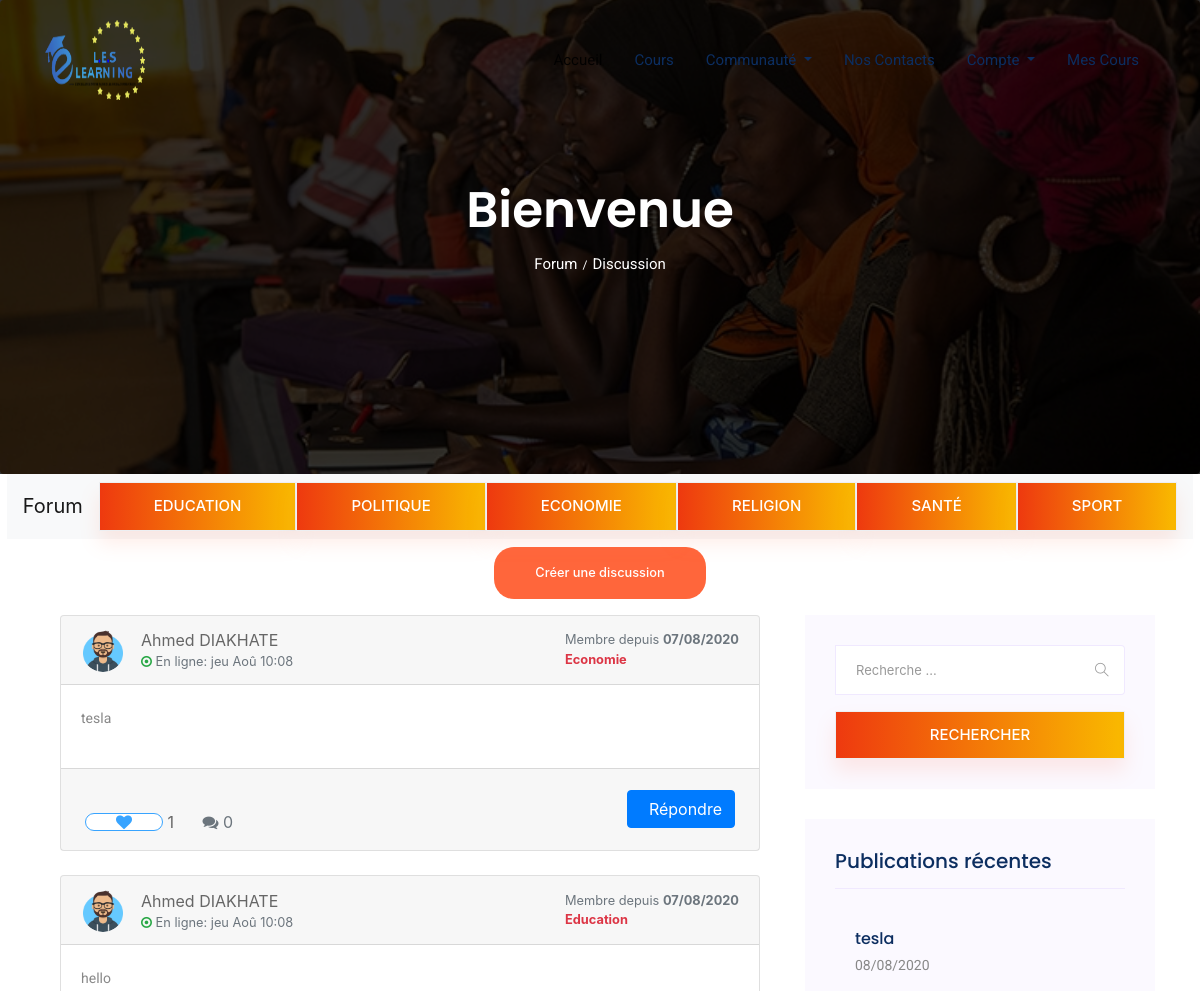
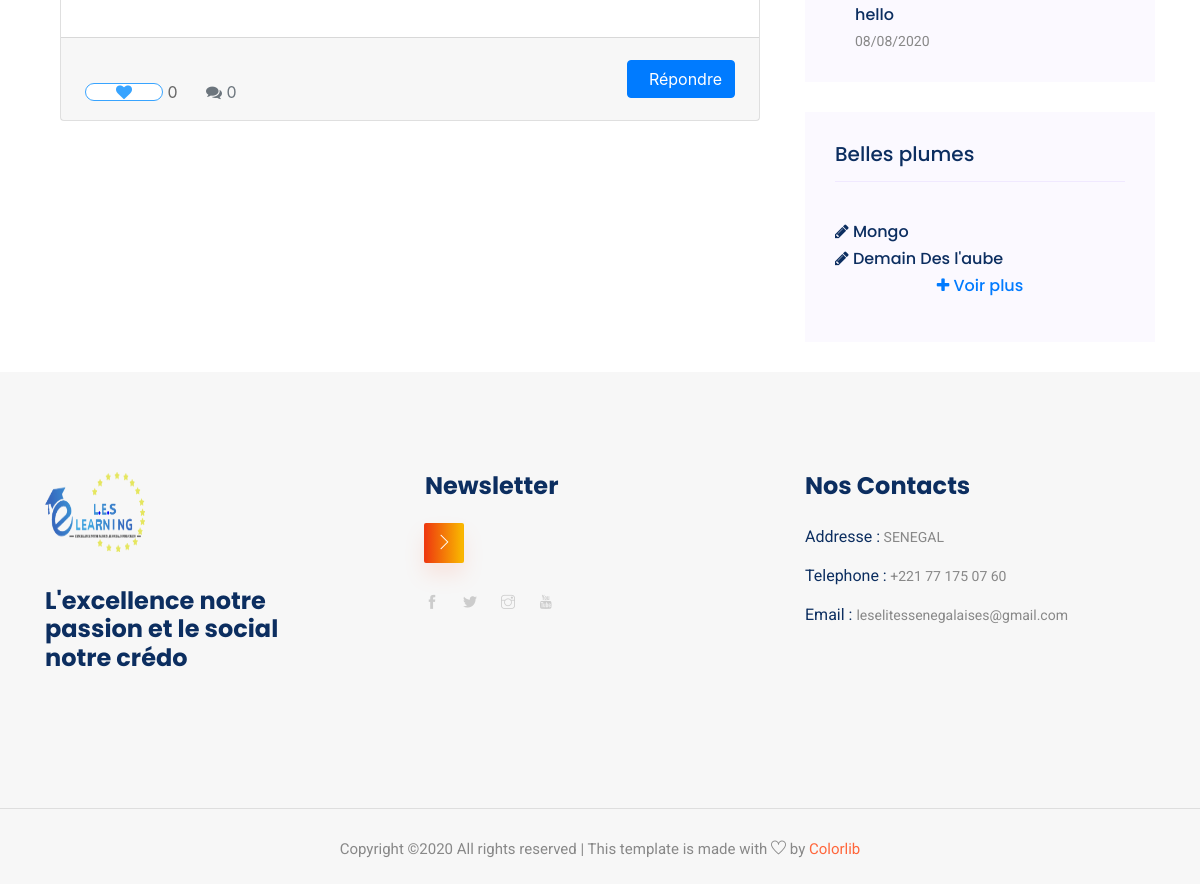
The page /blog/forum on the database its author committed (2 pictures, top to bottom).
### Blog_Forum/models.py (models this page shows, shortened)
class Message(models.Model):
    sjt = (
        ("Politique","politique"),
        ("Education","education"),
        ("Economie","économie"),
        ("Santé","santé"),
        ("Sport","sport"),
        ("Religion","religion")
    )
    subjet = models.CharField(max_length=10,choices=sjt)
    message = models.TextField()
    likes = models.ManyToManyField(User,related_name="likes_message")
    added = models.DateTimeField(auto_now=True)
    author = models.ForeignKey(User,on_delete=models.CASCADE)
    def total_likes(self):
        return self.likes.count()

class Poeme(models.Model):
    titre = models.CharField(max_length=300)
    contenu = models.TextField()
    auteur = models.ForeignKey(User,on_delete=models.CASCADE)

### Blog_Forum/views.py (the view)
# urls.py: path("forum",views.home_forum,name="forum"),
def home_forum(request):
    query = request.GET.get('q')
    suj_checked = request.GET.get('sujet')
    messages_list = Message.objects.all().order_by('-id')
    r_messages = Message.objects.all().order_by('-id')[:3]
    poemes = Poeme.objects.all().order_by('-id')[:4]
    if suj_checked:
        messages_list = Message.objects.filter(subjet=suj_checked)
    if query:
        messages_list = Message.objects.filter(
            Q(message__icontains=query)|
            Q(author__last_name__icontains=query)|
            Q(author__first_name__icontains=query)
        )
    discuss = {}
    for m in messages_list:
        discuss[m] = Reponse.objects.filter(message=m)
    is_liked = False
    for m in messages_list:
        if m.likes.filter(id=request.user.id).exists():
            is_liked = True
    context = {
        "discuss":discuss.items(),
        "poemes":poemes,
        "is_liked":is_liked,
        "r_messages":r_messages
    }
    return render(request,"Blog_Forum/home_forum.html",context)

### Templates/Blog_Forum/home_forum.html (shortened to what this page needs)
{% extends "Layouts/base.html" %}
{% block content %}
{% load static %}
    <section class="breadcrumb breadcrumb_bg">
        <div class="container">
            <div class="row">
                <div class="col-lg-12">
                    <div class="breadcrumb_iner text-center">
                        <div class="breadcrumb_iner_item">
                            <h2>Bienvenue</h2>
                            <p>Forum<span>/</span>Discussion</p>
                        </div>
                    </div>
                </div>
            </div>
        </div>
    </section>
    <div class="container">
        <div class="row justify-content-center">
            <nav class="navbar navbar-expand-lg navbar-light bg-light">
            <a class="navbar-brand" href="{% url 'forum' %}">Forum</a>
            <form method="GET">
            <div class="collapse navbar-collapse" id="navbarNavAltMarkup">
                <div class="navbar-nav">
                <button class="button rounded-0 primary-bg text-white w-100 btn_1 boxed-btn" type="submit" name="sujet" value="Education">Education</button>
                <button class="button rounded-0 primary-bg text-white w-100 btn_1 boxed-btn" type="submit" name="sujet" value="Politique">Politique</button>
                <button class="button rounded-0 primary-bg text-white w-100 btn_1 boxed-btn" type="submit" name="sujet" value="Economie">Economie</button>
                <button class="button rounded-0 primary-bg text-white w-100 btn_1 boxed-btn" type="submit" name="sujet" value="Religion">Religion</button>
                <button class="button rounded-0 primary-bg text-white w-100 btn_1 boxed-btn" type="submit" name="sujet" value="Santé">Santé</button>
                <button class="button rounded-0 primary-bg text-white w-100 btn_1 boxed-btn" type="submit" name="sujet" value="Sport">Sport</button>
                </div>
            </div>
            </form>
            </nav>
        </div>
    </div>
    <div class="container mt-2 mb-2">
        <div class="row justify-content-center">
            <button type="button" class="genric-btn primary circle e-large" data-toggle="collapse" data-target="#collapseExample" aria-expanded="false" aria-controls="collapseExample">
            Créer une discussion
            </button>
        </div>
    </div>
    <section class="blog_area section-padding mt-3">
        <div class="container">
            <div class="row">
                <div class="col-lg-8 mb-5 mb-lg-0">
                    <div class="blog_left_sidebar">
                    {% for m,rp in discuss %}
                    <div class="col-md-12">
                        <div class="card mb-4">
                            <div class="card-header">
                                <div class="media flex-wrap w-100 align-items-center">
                                    <img src="{% static 'img/default_avatar.png' %}" class="d-block ui-w-40 rounded-circle" alt="" width="44" height="44">
                                    <div class="media-body ml-3"> <a href="#" data-abc="true">{{m.author.first_name}} {{m.author.last_name}}</a>
                                        <div class="text-muted small"><i class="fa fa-dot-circle-o text-success"></i> <span>En ligne:</span> {{m.author.last_login|date:"D M H:m"}}</div>
                                    </div>
                                    <div class="text-muted small ml-3">
                                        <div>Membre depuis <strong>{{m.author.date_joined|date:"d/m/Y"}}</strong></div>
                                        <div><strong class="text-danger">{{m.subjet}}</strong></div>
                                    </div>
                                </div>
                            </div>
                            <div class="card-body">
                                <p>
                                    {{m.message|linebreaksbr}}
                                </p>
                            </div>
                            <div class="card-footer d-flex flex-wrap justify-content-between align-items-center px-0 pt-0 pb-3">
                                <div class="px-4 pt-3"> <a href="#" class="text-muted d-inline-flex align-items-center align-middle" data-abc="true">
                                <form method="POST" action="{% url 'like_msg' %}">
                                {% if is_liked %}
                                <button class="genric-btn danger-border circle arrow" type="submit" name="msg_id" value="{{m.id}}"><i class="fa fa-heart text-danger" style="font-size:16px;"></i></button>&nbsp; <span class="align-middle">{{m.total_likes}}</span> </a> <span class="text-muted d-inline-flex align-items-center align-middle ml-4"> <i class="fa fa-comments text-muted fsize-3"></i>&nbsp; <span class="align-middle">{{rp|length}}</span> </span>
                                {% else %}
                                <button class="genric-btn info-border circle arrow" type="submit" name="msg_id" value="{{m.id}}"><i class="fa fa-heart" style="font-size:16px;"></i></button>&nbsp; <span class="align-middle">{{m.total_likes}}</span> </a> <span class="text-muted d-inline-flex align-items-center align-middle ml-4"> <i class="fa fa-comments text-muted fsize-3"></i>&nbsp; <span class="align-middle">{{rp|length}}</span> </span>
                                {% endif %}
                                </div>
                                <div class="px-4 pt-3"> <button type="button" class="btn btn-primary" data-toggle="collapse" data-target="#collapseRepondreMessage" aria-expanded="false" aria-controls="collapseRepondreMessage">&nbsp; Répondre</button> </div>
                            </div>
                        </div>
                    </div>
                    {% endfor %}
                    </div>
                </div>
                <div class="col-lg-4">
                    <div class="blog_right_sidebar">
                        <aside class="single_sidebar_widget search_widget">
                            <form method="GET">
                                <div class="form-group">
                                    <div class="input-group mb-3">
                                        <input type="text" class="form-control" placeholder='Recherche ...' name="q">
                                        <div class="input-group-append">
                                            <button class="btn" type="button"><i class="ti-search"></i></button>
                                        </div>
                                    </div>
                                </div>
                                <button class="button rounded-0 primary-bg text-white w-100 btn_1 boxed-btn"
                                    type="submit">Rechercher</button>
                            </form>
                        </aside>
                        <aside class="single_sidebar_widget popular_post_widget">
                            <h3 class="widget_title">Publications récentes</h3>
                            {% for rm in r_messages %}
                            <div class="media post_item">
                                <div class="media-body">
                                    <a>
                                        <h3>{{rm.message|truncatewords:"15"}}</h3>
                                    </a>
                                    <p>{{rm.added|date:'d/m/Y'}}</p>
                                </div>
                            </div>
                            {% endfor %}
                        </aside>
                        <aside class="single_sidebar_widget instagram_feeds">
                        <h4 class="widget_title">Belles plumes</h4>
                        <ul class="flex-wrap">
                            {% for p in poemes %}
                            <li>
                            <a href="{% url 'single_poeme' p.id %}">
                                <h6><i class="fa fa-pencil"></i> {{p.titre}}</h6>
                            </a>
                            </li>
                            {% endfor %}
                            <li><a href="{% url 'poemes' %}" class="text-center"><h6 class="text-primary"><i class="fa fa-plus"></i> Voir plus</h6></a></li>
                        </ul>
                        </aside>
                    </div>
                </div>
            </div>
        </div>
    </section>
{% endblock content %}

### rows shown on the page
Message: author.first_name "Ahmed", author.last_name "DIAKHATE", author.last_login "jeu Aoû 10:08", author.date_joined "07/08/2020", subjet "Economie", message "tesla", total_likes "1", rp "0", added "08/08/2020"
Message: author.first_name "Ahmed", author.last_name "DIAKHATE", author.last_login "jeu Aoû 10:08", author.date_joined "07/08/2020", subjet "Education", message "hello", total_likes "0", rp "0", added "08/08/2020"
Poeme: titre "Mongo"
Poeme: titre "Demain Des l'aube"
